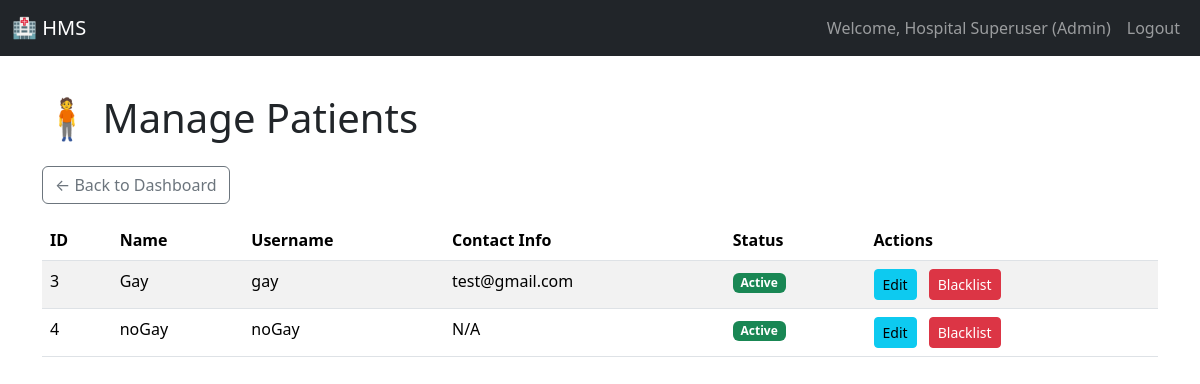
The page /admin/patients (signed in) on the database as committed earlier.
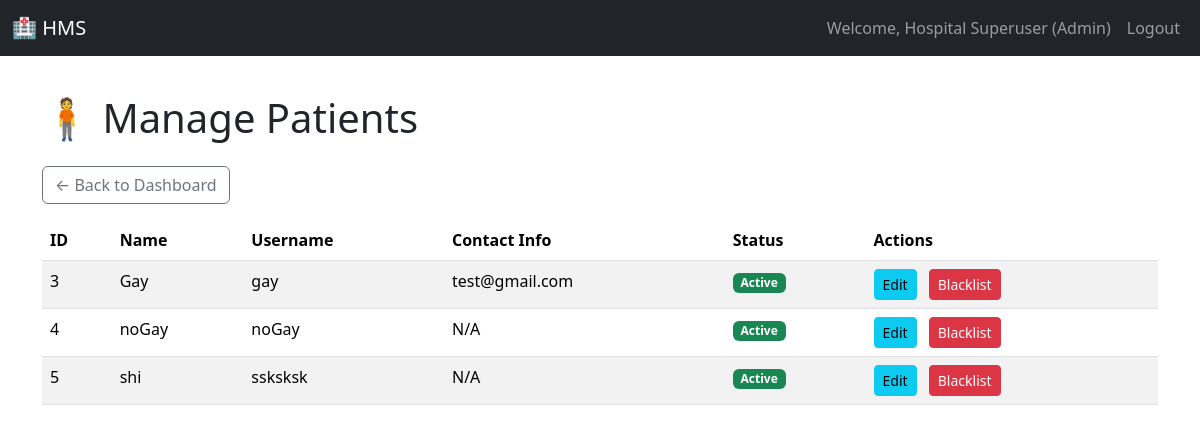
The same page on the database as committed later.
### models.py (models this page shows)
class Patient(db.Model):
    __tablename__ = 'patient'
    user_id = db.Column(db.Integer, db.ForeignKey('user.id'), primary_key=True)
    date_of_birth = db.Column(db.String(10))
    appointments = db.relationship('Appointment', backref='patient', lazy='dynamic')

class User(UserMixin, db.Model):
    __tablename__ = 'user'
    id = db.Column(db.Integer, primary_key=True)
    username = db.Column(db.String(80), unique=True, nullable=False)
    password_hash = db.Column(db.String(128), nullable=False)
    role = db.Column(db.String(10), nullable=False)  # Admin, Doctor, Patient
    name = db.Column(db.String(100), nullable=False)
    contact_info = db.Column(db.String(100))
    is_active = db.Column(db.Boolean, default=True) # Used for blacklist/deactivation
    doctor_profile = db.relationship('Doctor', backref='user', uselist=False)
    patient_profile = db.relationship('Patient', backref='user', uselist=False)

### app.py (the view)
@app.route('/admin/patients')
@role_required('Admin')
def manage_patients():
    patients = Patient.query.join(User).all()
    return render_template('manage_patients.html', patients=patients)

### app.py (called while the page is built)
@login_manager.user_loader
def load_user(user_id):
    return User.query.get(int(user_id))

def role_required(role):
    def wrapper(func):
        @login_required
        @functools.wraps(func)
        def decorated_view(*args, **kwargs):
            if current_user.role != role:
                flash('Access denied. You do not have the required permissions.', 'danger')
                return redirect(url_for('dashboard'))
            return func(*args, **kwargs)
        return decorated_view
    return wrapper

### templates/manage_patients.html (shortened to what this page needs)
{% extends "base.html" %}
{% block content %}
<h1 class="mb-4">🧍 Manage Patients</h1>
<a href="{{ url_for('admin_dashboard') }}" class="btn btn-outline-secondary mb-3">← Back to Dashboard</a>
<table class="table table-hover table-striped">
    <thead>
        <tr>
            <th>ID</th>
            <th>Name</th>
            <th>Username</th>
            <th>Contact Info</th>
            <th>Status</th>
            <th>Actions</th>
        </tr>
    </thead>
    <tbody>
        {% for patient in patients %}
        <tr>
            <td>{{ patient.user_id }}</td>
            <td>{{ patient.user.name }}</td>
            <td>{{ patient.user.username }}</td>
            <td>{{ patient.user.contact_info or 'N/A' }}</td>
            <td>
                {% if patient.user.is_active %}
                    <span class="badge bg-success">Active</span>
                {% else %}
                    <span class="badge bg-danger">Blacklisted</span>
                {% endif %}
            </td>
            <td>
                <a href="{{ url_for('edit_patient', user_id=patient.user_id) }}" class="btn btn-sm btn-info me-2">Edit</a>
                <form method="POST" action="{{ url_for('toggle_blacklist', user_id=patient.user_id) }}" style="display:inline;">
                    {% if patient.user.is_active %}
                        <button type="submit" class="btn btn-sm btn-danger">Blacklist</button>
                    {% else %}
                        <button type="submit" class="btn btn-sm btn-success">Activate</button>
                    {% endif %}
                </form>
            </td>
        </tr>
        {% endfor %}
    </tbody>
</table>
{% endblock %}

Rows that differ between the two databases and show on the page:
added Patient: user_id "5", user.name "shi", user.username "ssksksk", user "N/A"
